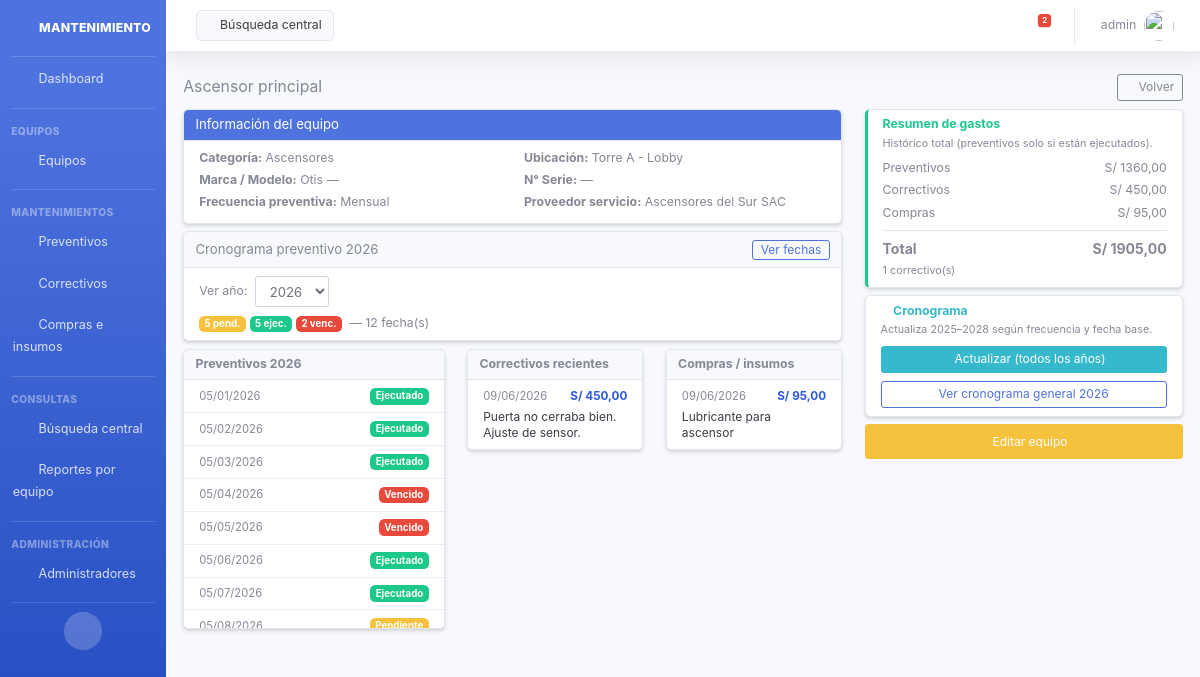
The app's page /equipos/12/ (signed in), older data.
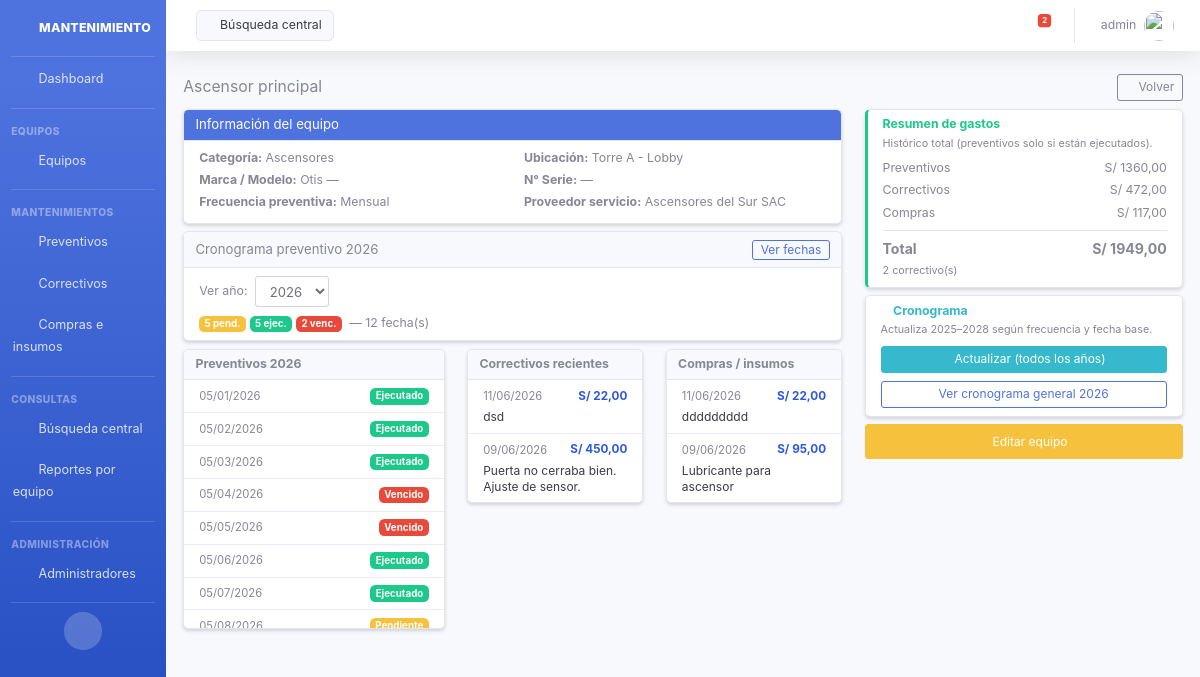
The same page, newer data.
### core/models.py (models this page shows, shortened)
class MantenimientoPreventivo(models.Model):
    ESTADO_CHOICES = [
        ('pendiente', 'Pendiente'),
        ('ejecutado', 'Ejecutado'),
        ('vencido', 'Vencido'),
    ]
    equipo = models.ForeignKey(Equipo, on_delete=models.CASCADE, related_name='mantenimientos_preventivos')
    fecha_programada = models.DateField()
    fecha_ejecutada = models.DateField(null=True, blank=True)
    estado = models.CharField(max_length=20, choices=ESTADO_CHOICES, default='pendiente')
    descripcion = models.TextField(blank=True, verbose_name='Descripción del trabajo')
    costo = models.DecimalField(max_digits=10, decimal_places=2, default=0)
    tecnico_responsable = models.CharField(max_length=200, blank=True)
    observaciones = models.TextField(blank=True)
    registrado_por = models.ForeignKey(get_user_model(), on_delete=models.SET_NULL, null=True, blank=True)
    fecha_registro = models.DateTimeField(auto_now_add=True)
    class Meta:
        ordering = ['fecha_programada']
        verbose_name = 'Mantenimiento preventivo'
        verbose_name_plural = 'Mantenimientos preventivos'
        unique_together = ['equipo', 'fecha_programada']

class MantenimientoCorrectivo(models.Model):
    PRIORIDAD_CHOICES = [
        ('baja', 'Baja'),
        ('media', 'Media'),
        ('alta', 'Alta'),
        ('urgente', 'Urgente'),
    ]
    ESTADO_CHOICES = [
        ('reportado', 'Reportado'),
        ('en_proceso', 'En proceso'),
        ('completado', 'Completado'),
        ('cancelado', 'Cancelado'),
    ]
    equipo = models.ForeignKey(
        Equipo, on_delete=models.SET_NULL, null=True, blank=True,
        related_name='mantenimientos_correctivos'
    )
    area = models.CharField(max_length=200, help_text='Área o zona del edificio')
    ubicacion = models.CharField(max_length=200)
    fecha = models.DateField(default=date.today)
    descripcion = models.TextField()
    costo = models.DecimalField(max_digits=10, decimal_places=2, default=0)
    proveedor = models.CharField(max_length=200, blank=True)
    prioridad = models.CharField(max_length=20, choices=PRIORIDAD_CHOICES, default='baja')
    estado = models.CharField(max_length=20, choices=ESTADO_CHOICES, default='reportado')
    observaciones = models.TextField(blank=True)
    registrado_por = models.ForeignKey(get_user_model(), on_delete=models.SET_NULL, null=True, blank=True)
    fecha_registro = models.DateTimeField(auto_now_add=True)
    class Meta:
        ordering = ['-fecha']
        verbose_name = 'Mantenimiento correctivo'
        verbose_name_plural = 'Mantenimientos correctivos'

class CompraInsumo(models.Model):
    descripcion = models.CharField(max_length=255)
    equipo = models.ForeignKey(
        Equipo, on_delete=models.SET_NULL, null=True, blank=True, related_name='compras'
    )
    area = models.CharField(max_length=200, blank=True, help_text='Área destino si no hay equipo asociado')
    fecha_compra = models.DateField(default=date.today)
    proveedor = models.CharField(max_length=200)
    costo = models.DecimalField(max_digits=10, decimal_places=2)
    cantidad = models.DecimalField(max_digits=10, decimal_places=2, default=1)
    unidad = models.CharField(max_length=50, choices=UNIDAD_COMPRA_CHOICES, default='unidad')
    ubicacion_instalacion = models.CharField(max_length=200, blank=True)
    observaciones = models.TextField(blank=True)
    registrado_por = models.ForeignKey(get_user_model(), on_delete=models.SET_NULL, null=True, blank=True)
    fecha_registro = models.DateTimeField(auto_now_add=True)
    class Meta:
        ordering = ['-fecha_compra']
        verbose_name = 'Compra / Insumo'
        verbose_name_plural = 'Compras e insumos'

class Equipo(models.Model):
    nombre = models.CharField(max_length=200)
    categoria = models.CharField(max_length=80, choices=CATEGORIA_EQUIPO_CHOICES, default='varios')
    ubicacion = models.CharField(max_length=200)
    marca = models.CharField(max_length=100, blank=True)
    modelo = models.CharField(max_length=100, blank=True)
    numero_serie = models.CharField(max_length=100, blank=True)
    frecuencia_preventiva = models.CharField(max_length=20, choices=FRECUENCIA_CHOICES, default='mensual')
    fecha_base_programacion = models.DateField(help_text='Fecha de referencia para el cronograma anual')
    proveedor_servicio = models.CharField(max_length=200, blank=True)
    observaciones = models.TextField(blank=True)
    activo = models.BooleanField(default=True)
    fecha_registro = models.DateTimeField(auto_now_add=True)
    class Meta:
        ordering = ['categoria', 'nombre']
        verbose_name = 'Equipo'
        verbose_name_plural = 'Equipos'
    @classmethod
    def rango_anios_cronograma(cls, referencia=None):
        hoy = referencia or date.today()
        return list(range(hoy.year - 1, hoy.year + 3))
    @property
    def total_gastos_correctivos(self):
        return self.mantenimientos_correctivos.aggregate(total=Sum('costo'))['total'] or 0
    @property
    def total_gastos_preventivos(self):
        return self.mantenimientos_preventivos.filter(estado='ejecutado').aggregate(total=Sum('costo'))['total'] or 0
    @property
    def total_gastos_compras(self):
        return self.compras.aggregate(total=Sum('costo'))['total'] or 0
    @property
    def total_gastos(self):
        return self.total_gastos_correctivos + self.total_gastos_preventivos + self.total_gastos_compras
    @property
    def cantidad_correctivos(self):
        return self.mantenimientos_correctivos.count()

### core/views.py (the view)
# urls.py: path('equipos/<int:equipo_id>/', equipo_detalle, name='equipo-detalle'),
def equipo_detalle(request, equipo_id):
    equipo = get_object_or_404(Equipo, id=equipo_id)
    actualizar_estados_vencidos()
    hoy = date.today()
    anio = int(request.GET.get('anio', hoy.year))
    cronograma_anio = equipo.mantenimientos_preventivos.filter(fecha_programada__year=anio)
    preventivos = cronograma_anio.order_by('fecha_programada')
    correctivos = equipo.mantenimientos_correctivos.all()[:20]
    compras = equipo.compras.all()[:20]
    resumen_cronograma = {
        'pendiente': cronograma_anio.filter(estado='pendiente').count(),
        'ejecutado': cronograma_anio.filter(estado='ejecutado').count(),
        'vencido': cronograma_anio.filter(estado='vencido').count(),
        'total': cronograma_anio.count(),
    }
    return render(request, 'core/equipo_detalle.html', {
        'equipo': equipo,
        'preventivos': preventivos,
        'correctivos': correctivos,
        'compras': compras,
        'anio_seleccionado': anio,
        'anios_disponibles': Equipo.rango_anios_cronograma(hoy),
        'resumen_cronograma': resumen_cronograma,
    })

### core/views.py (called while the page is built)
def actualizar_estados_vencidos():
    MantenimientoPreventivo.objects.filter(
        estado='pendiente',
        fecha_programada__lt=date.today(),
    ).update(estado='vencido')

### core/templates/core/equipo_detalle.html (shortened to what the changed rows need)
{% extends 'core/base.html' %}
{% block content %}
<div class="equipo-detalle">
    <div class="d-flex justify-content-between align-items-center mb-2 page-title-bar">
        <h1 class="h4 mb-0">{{ equipo.nombre }}</h1>
        <a href="{% url 'equipos-list' %}" class="btn btn-outline-secondary btn-sm"><i class="fas fa-arrow-left"></i> Volver</a>
    </div>
    <div class="row">
        <div class="col-lg-8">
            <div class="card shadow-sm mb-2">
                <div class="card-body py-2 px-3">
                    <div class="row small">
                        <div class="col-md-6 mb-1"><strong>Categoría:</strong> {{ equipo.get_categoria_display }}</div>
                        <div class="col-md-6 mb-1"><strong>Ubicación:</strong> {{ equipo.ubicacion }}</div>
                        <div class="col-md-6 mb-1"><strong>Marca / Modelo:</strong> {{ equipo.marca }} {{ equipo.modelo|default:"—" }}</div>
                        <div class="col-md-6 mb-1"><strong>N° Serie:</strong> {{ equipo.numero_serie|default:"—" }}</div>
                        <div class="col-md-6 mb-1"><strong>Frecuencia preventiva:</strong> {{ equipo.get_frecuencia_preventiva_display }}</div>
                        <div class="col-md-6 mb-1"><strong>Proveedor servicio:</strong> {{ equipo.proveedor_servicio|default:"—" }}</div>
                    </div>
                </div>
            </div>
            <div class="row align-items-start equipo-detalle-paneles">
                <div class="col-lg-5 mb-2">
                    <div class="card shadow-sm h-100">
                        <ul class="list-group list-group-flush equipo-detalle-lista equipo-detalle-lista--scroll">
                            {% for p in preventivos %}
                            <li class="list-group-item py-2 px-3">
                                <div class="d-flex justify-content-between align-items-center">
                                    <span class="equipo-detalle-fecha">{{ p.fecha_programada|date:"d/m/Y" }}</span>
                                    <span class="badge badge-{% if p.estado == 'ejecutado' %}success{% elif p.estado == 'vencido' %}danger{% else %}warning{% endif %}">{{ p.get_estado_display }}</span>
                                </div>
                            </li>
                            {% empty %}
                            <li class="list-group-item py-2 px-3 text-muted small">Sin registros</li>
                            {% endfor %}
                        </ul>
                    </div>
                </div>
                <div class="col-lg-7 mb-2">
                    <div class="row">
                        <div class="col-md-6 mb-2 mb-md-0">
                            <div class="card shadow-sm h-100">
                                <ul class="list-group list-group-flush equipo-detalle-lista">
                                    {% for c in correctivos %}
                                    <li class="list-group-item py-2 px-3 equipo-detalle-gasto">
                                        <div class="d-flex justify-content-between align-items-center mb-1">
                                            <span class="equipo-detalle-fecha">{{ c.fecha|date:"d/m/Y" }}</span>
                                            <span class="equipo-detalle-costo">S/ {{ c.costo|floatformat:2 }}</span>
                                        </div>
                                        <p class="mb-0 equipo-detalle-desc" title="{{ c.descripcion }}">{{ c.descripcion }}</p>
                                    </li>
                                    {% empty %}
                                    <li class="list-group-item py-2 px-3 text-muted small">Sin registros</li>
                                    {% endfor %}
                                </ul>
                            </div>
                        </div>
                        <div class="col-md-6">
                            <div class="card shadow-sm h-100">
                                <ul class="list-group list-group-flush equipo-detalle-lista">
                                    {% for c in compras %}
                                    <li class="list-group-item py-2 px-3 equipo-detalle-gasto">
                                        <div class="d-flex justify-content-between align-items-center mb-1">
                                            <span class="equipo-detalle-fecha">{{ c.fecha_compra|date:"d/m/Y" }}</span>
                                            <span class="equipo-detalle-costo">S/ {{ c.costo|floatformat:2 }}</span>
                                        </div>
                                        <p class="mb-0 equipo-detalle-desc" title="{{ c.descripcion }}">{{ c.descripcion }}</p>
                                    </li>
                                    {% empty %}
                                    <li class="list-group-item py-2 px-3 text-muted small">Sin registros</li>
                                    {% endfor %}
                                </ul>
                            </div>
                        </div>
                    </div>
                </div>
            </div>
        </div>
        <div class="col-lg-4">
            <div class="card shadow-sm border-left-success mb-2">
                <div class="card-body py-2 px-3">
                    <h6 class="text-success font-weight-bold mb-1 small">Resumen de gastos</h6>
                    <p class="text-muted mb-2" style="font-size: 0.72rem;">Histórico total (preventivos solo si están ejecutados).</p>
                    <div class="d-flex justify-content-between small mb-1"><span>Preventivos</span><span>S/ {{ equipo.total_gastos_preventivos|floatformat:2 }}</span></div>
                    <div class="d-flex justify-content-between small mb-1"><span>Correctivos</span><span>S/ {{ equipo.total_gastos_correctivos|floatformat:2 }}</span></div>
                    <div class="d-flex justify-content-between small mb-1"><span>Compras</span><span>S/ {{ equipo.total_gastos_compras|floatformat:2 }}</span></div>
                    <hr class="my-2">
                    <div class="d-flex justify-content-between font-weight-bold"><span>Total</span><span>S/ {{ equipo.total_gastos|floatformat:2 }}</span></div>
                    <p class="mb-0 text-muted mt-1" style="font-size: 0.72rem;">{{ equipo.cantidad_correctivos }} correctivo(s)</p>
                </div>
            </div>
        </div>
    </div>
</div>
{% endblock %}

Row changes from the older to the newer data that the page shows:
computed for Equipo "Ascensor principal": total_gastos_correctivos "450,00" → "472,00"; total_gastos_compras "95,00" → "117,00"; total_gastos "1905,00" → "1949,00"; cantidad_correctivos "1" → "2"
added MantenimientoCorrectivo: fecha "11/06/2026", costo "22,00", descripcion "dsd"
added CompraInsumo: fecha_compra "11/06/2026", costo "22,00", descripcion "ddddddddd"
